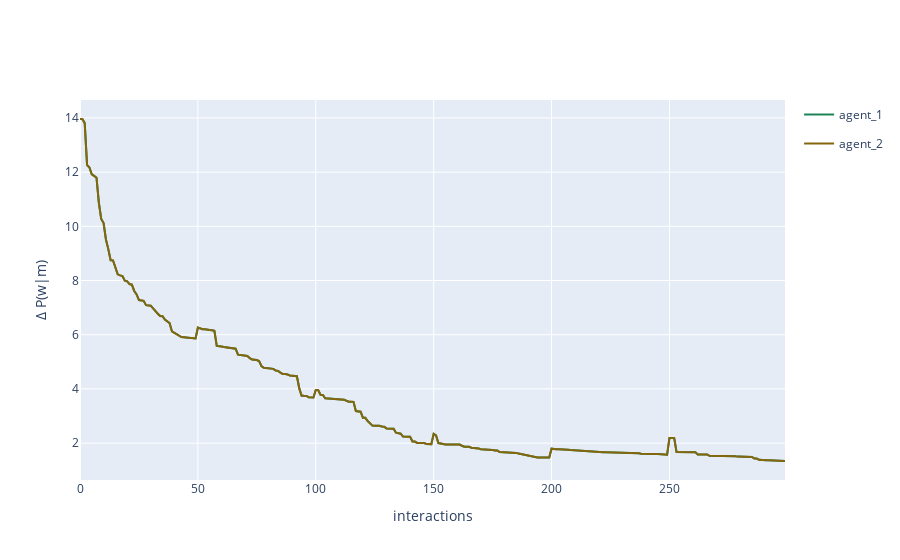

Notebook code for this chart:
### Code cell
fig = multi_agent_update_plot_from_df(vocab_dif)
fig.update_layout(
    # title='Dyadic interaction in a random environment',
    yaxis_title='Δ P(w|m)',
    xaxis_title='interactions'
)
fig.write_html(
    os.path.join(model_path,'Randomly-Generated-Environment-and-Introducing-Novel-Terms.html')
)
fig.show()

### Figure 1 — Plotly figure (JSON) as saved in the notebook; plotly's stock layout.template omitted (floating-point values rounded to 4 significant figures; data arrays with more than 128 entries replaced by an {"elided": "..."} marker saying what was removed)
{"data": [{"legendgroup": "agent_1", "line": {"color": "#1C8356"}, "mode": "lines", "name": "agent_1", "showlegend": true, "x": {"elided": "300 int values"}, "y": {"elided": "300 float values"}, "type": "scatter"}, {"legendgroup": "agent_2", "line": {"color": "#85660D"}, "mode": "lines", "name": "agent_2", "showlegend": true, "x": {"elided": "300 int values"}, "y": {"elided": "300 float values"}, "type": "scatter"}], "layout": {"yaxis": {"title": {"text": "Δ P(w|m)"}}, "xaxis": {"title": {"text": "interactions"}}}}
